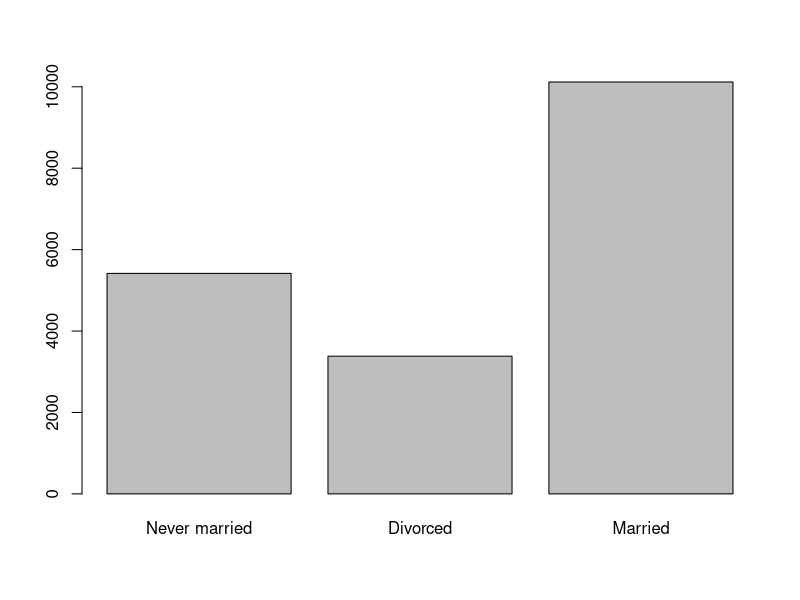

Write the R code that produced this figure.
#Chi squared goodness of fit test

library(tidyverse)
library(forcats)
View(gss_cat)

#Selecting the Data
my_data <- gss_cat %>% 
  select(marital) %>% 
  filter(marital %in% c("Married",
                        "Never married",
                        "Divorced")) %>% 
  mutate(marital = fct_drop(marital))

#Table
my_table <- table(my_data)
View(my_table)
barplot(my_table)

#Use chi squared goodness of fit
#Apply chi squared test to a table()

#p value > 0.05 means the data has statistically equal proportions.
chisq.test(my_table)

#How to do all of this in one step using pipe operators.
my_data %>% 
  table() %>% 
  chisq.test()